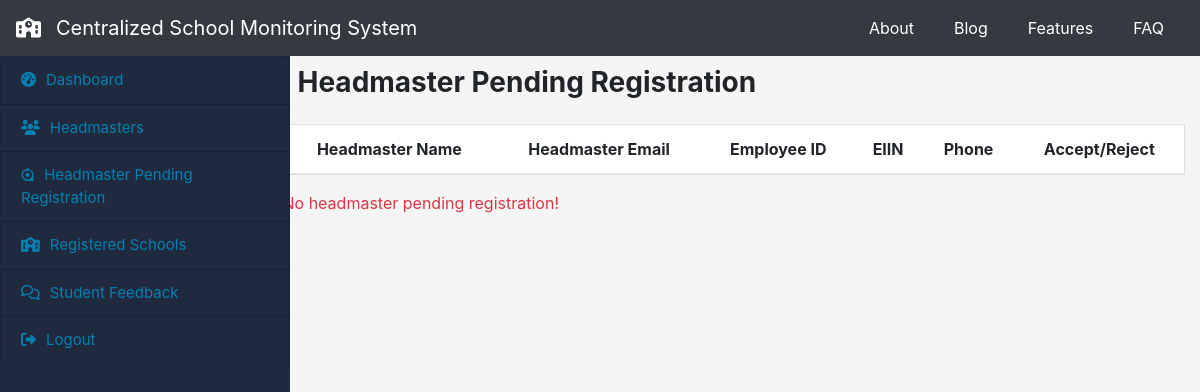
The page /hpend on the database as committed earlier.
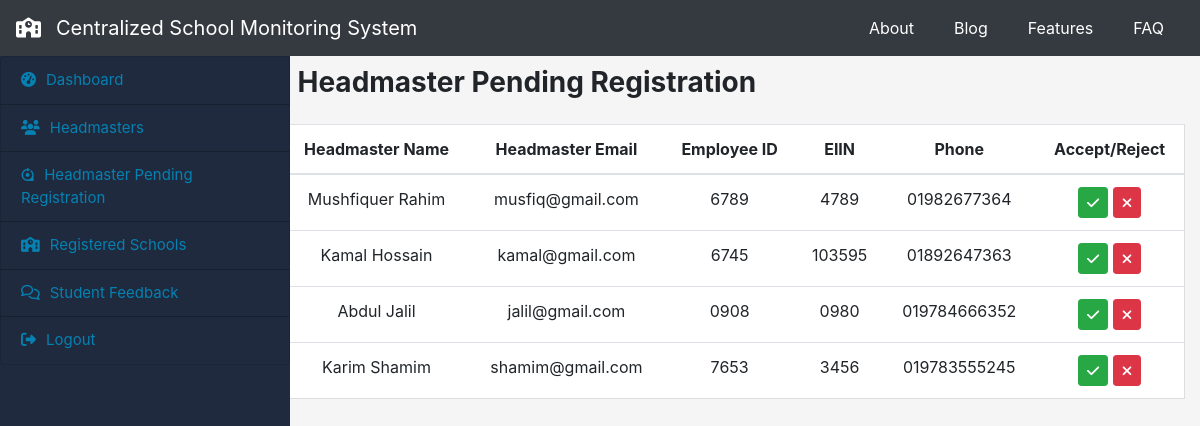
The same page on the database as committed later.
### initapp/models.py (models this page shows, shortened)
class headmaster_verify(models.Model):
    h_fullname = models.CharField(max_length=100, blank=False, null=False)
    h_email = models.CharField(max_length=100, blank=False, null=False)
    h_empid = models.CharField(max_length=100, primary_key=True)
    h_pass = models.CharField(max_length=50, blank=False, null=False)
    h_phone = models.CharField(max_length=50, blank=False, null=False)
    sch_eiin = models.CharField(
        max_length=25, blank=False, null=False, default=None)
    def approve_head(self):
        return f"/head_approve/{self.h_empid}/"
    def get_absolute_url(self):
        return f"/reject_head/{self.h_empid}/"

### officer/views.py (the view)
# urls.py: path('hpend', views.hpend, name="hpends"),
def hpend(request):
    hv = headmaster_verify.objects.all()
    return render(request, 'hverify.html', {'hv': hv})

### officer/templates/hverify.html
{% extends 'o_base.html' %}
{% block content %}
<div>
    <h3 class="font-weight-bold mb-4">Headmaster Pending Registration</h3>
</div>
<div class="row head_verify">
    <table class="table">
        <thead>
            <tr>
                <th scope="col">Headmaster Name</th>
                <th scope="col">Headmaster Email</th>
                <th scope="col">Employee ID</th>
                <th scope="col">EIIN</th>
                <th scope="col">Phone</th>
                <th scope="col">Accept/Reject</th>
            </tr>
        </thead>
        <tbody>
            {% for head in hv %}
            <tr>
                <td>{{ head.h_fullname }}</td>
                <td>{{ head.h_email}}</td>
                <td>{{ head.h_empid }}</td>
                <td>{{ head.sch_eiin}}</td>
                <td> {{ head.h_phone}}</td>
                <td><a class="btn btn-sm btn-success" href="{{ head.approve_head }}"><i
                            class="fas fa-check"></i></a>
                    <a class="btn btn-sm btn-danger" href="{{ head.get_absolute_url }}"><i class="fas fa-times"></i></a>
                </td>
            </tr>
            {% endfor %}
        </tbody>
    </table>
    {% if not hv %}
    <span class="text-danger">No headmaster pending registration!</span>
    {% endif %}
</div>
{% endblock %}

Rows that differ between the two databases and show on the page:
added headmaster_verify: h_fullname "Mushfiquer Rahim", h_email "musfiq@gmail.com", h_empid "6789", sch_eiin "4789", h_phone "01982677364"
added headmaster_verify: h_fullname "Kamal Hossain", h_email "kamal@gmail.com", h_empid "6745", sch_eiin "103595", h_phone "01892647363"
added headmaster_verify: h_fullname "Abdul Jalil", h_email "jalil@gmail.com", h_empid "0908", sch_eiin "0980", h_phone "019784666352"
added headmaster_verify: h_fullname "Karim Shamim", h_email "shamim@gmail.com", h_empid "7653", sch_eiin "3456", h_phone "019783555245"
Other text that changed with them:
text no longer shown: "No headmaster pending registration!"
